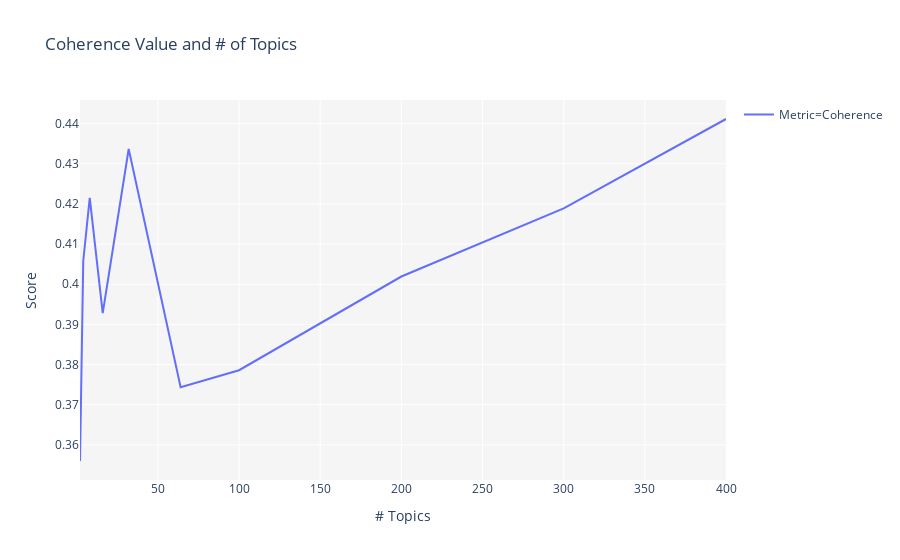

Notebook code for this chart:
### Code cell
tuned_unsupervised = tune_model(model = 'lda', multi_core=True)

### Figure 1 — Plotly figure (JSON) as saved in the notebook; plotly's stock layout.template omitted (floating-point values rounded to 4 significant figures)
{"data": [{"hoverlabel": {"namelength": 0}, "hovertemplate": "Metric=Coherence<br># Topics=%{x}<br>Score=%{y}", "legendgroup": "Metric=Coherence", "line": {"color": "#636efa", "dash": "solid", "shape": "linear"}, "mode": "lines", "name": "Metric=Coherence", "showlegend": true, "type": "scatter", "x": [2, 4, 8, 16, 32, 64, 100, 200, 300, 400], "xaxis": "x", "y": [0.356, 0.4058, 0.4215, 0.3928, 0.4337, 0.3744, 0.3786, 0.4019, 0.4189, 0.4412], "yaxis": "y"}], "layout": {"legend": {"tracegroupgap": 0}, "plot_bgcolor": "rgb(245,245,245)", "title": {"text": "Coherence Value and # of Topics"}, "xaxis": {"anchor": "y", "domain": [0, 1], "title": {"text": "# Topics"}}, "yaxis": {"anchor": "x", "domain": [0, 1], "title": {"text": "Score"}}}}
